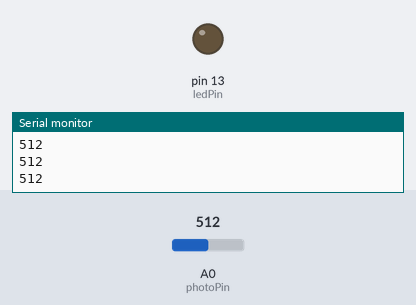
The sketch below on a simulated Arduino Uno, built with avr-gcc and run on an emulated ATmega328P. On the bench: output pins drawn as LEDs (lit = HIGH), the last lines printed to the serial monitor. The test bench sets the inputs (shaded band); at power-on: A0 (photoPin) = 512.

Above: at 1.2 s.
1.3 s: A0 (photoPin) set to 482
At 1.6 s:
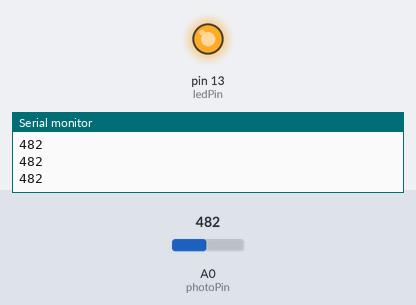
2.8 s: A0 (photoPin) set to 510
At 4.0 s:
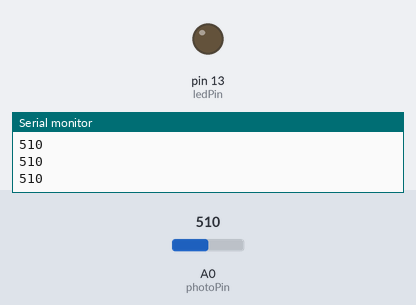
4.3 s: A0 (photoPin) set to 490
At 5.1 s:
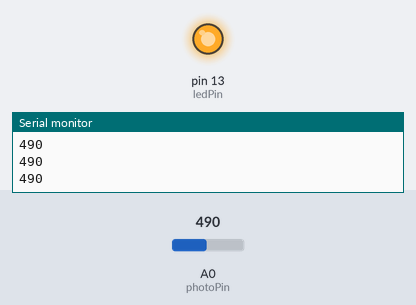
Timing chart, 0 to 7.3 s (numbered marks = the images above; inputs shaded):
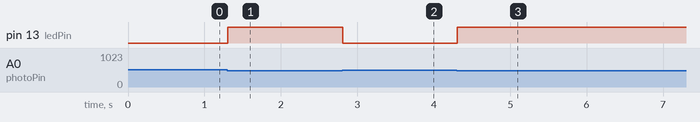

The sketch:

Day_4.ino
```cpp
// jumper between ground rail and GRD pin
// 220 resistor between LED cathode and ground rail
// LED anode connected to pin 13

// photo resistor connected on one side pin A0 and 10K resistor to ground rail
// photo resistor connected on other side to pin 5v

// ADJUST THE THRESHOLD FOR DIFFERENT LIGHT CONDITIONS

const int photoPin = A0;   // the pin where the photoresistor is connected
const int ledPin = 13;     // the pin where the LED is connected
//const int buzzerPin = 12;  // the pin where the buzzer is connected (optional)

int lightLevel = 0;   // variable to store the light level
int threshold = 500;  // threshold for light change detection

void setup() {
  pinMode(ledPin, OUTPUT);     // initialize the LED pin as an output
  //pinMode(buzzerPin, OUTPUT);  // initialize the buzzer pin as an output (optional)
  Serial.begin(9600);          // begin serial communication for debugging
}

void loop() {
  lightLevel = analogRead(photoPin);  // read the light level from the photoresistor
  Serial.println(lightLevel);         // print the light level to the serial monitor for debugging

  if (lightLevel < threshold) {     // if the light level is below the threshold
    digitalWrite(ledPin, HIGH);     // turn on the LED
    //digitalWrite(buzzerPin, HIGH);  // turn on the buzzer (optional)
  } else {
    digitalWrite(ledPin, LOW);     // turn off the LED
    //digitalWrite(buzzerPin, LOW);  // turn off the buzzer (optional)
  }
}
```

Measured:
- the behaviour switches between 500 and 499 on A0 (photoPin) (found by bisection; images 0 and 1)
- after the input at 1.3 s, pin 13 (ledPin): LOW → HIGH at once
- after the input at 2.8 s, pin 13 (ledPin): HIGH → LOW at once
- after the input at 4.3 s, pin 13 (ledPin): LOW → HIGH at once
